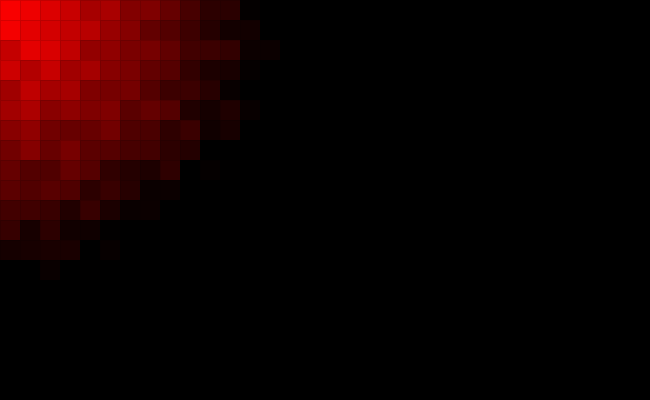
Frame 1 (no input)
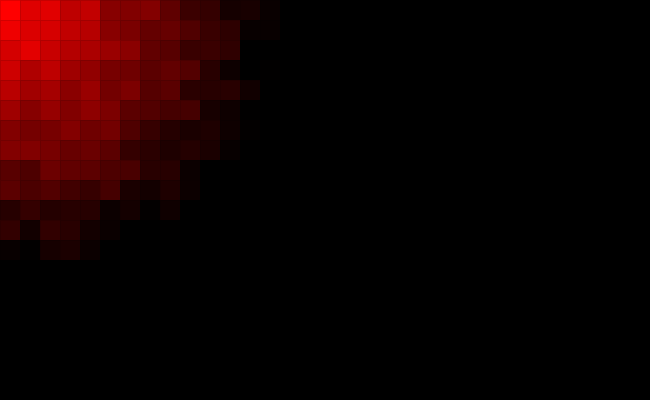
Frame 60 (the mouse pressed at the canvas centre just before this capture)
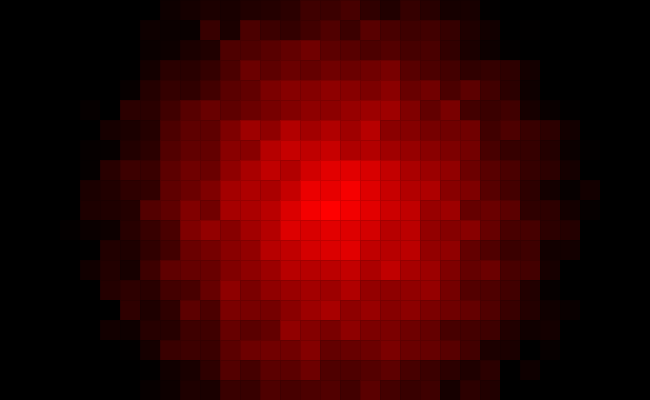
Frame 120 (the mouse held since frame 60 and released just before this capture)

The Processing sketch that drew these frames (run headless with seeded random() and noise(); from frame 60 on, the mouse is pressed at the canvas centre):

// Processing sketch: color_changing_grid
// ── color_changing_grid.pde
void setup() {
  size(650, 400);
}
void draw() {

  for (int x=0; x<width; x=x+20)
  {
    for (float y=0; y<height; y=y+20)
    {
      color colour = floor(dist(mouseX, mouseY, x, y));
      noFill();
      strokeWeight(0);

      fill(255-random(colour-20, colour+20), 0, 0);
      rect(x, y, 20, 20);
    }
  }
}
